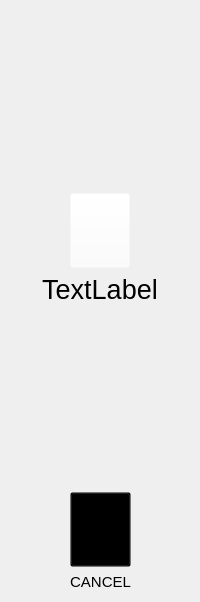
      <widget class="QWidget" name="page">
       <layout class="QVBoxLayout" name="verticalLayout_42">
        <item>
         <spacer name="verticalSpacer_18">
          <property name="orientation">
           <enum>Qt::Vertical</enum>
          </property>
          <property name="sizeHint" stdset="0">
           <size>
            <width>20</width>
            <height>182</height>
           </size>
          </property>
         </spacer>
        </item>
        <item>
         <layout class="QHBoxLayout" name="horizontalLayout_20">
          <item>
           <spacer name="horizontalSpacer_15">
            <property name="orientation">
             <enum>Qt::Horizontal</enum>
            </property>
            <property name="sizeHint" stdset="0">
             <size>
              <width>40</width>
              <height>20</height>
             </size>
            </property>
           </spacer>
          </item>
          <item>
           <widget class="QPushButton" name="pushButton_2">
            <property name="sizePolicy">
             <sizepolicy hsizetype="Expanding" vsizetype="Fixed">
              <horstretch>0</horstretch>
              <verstretch>0</verstretch>
             </sizepolicy>
            </property>
            <property name="minimumSize">
             <size>
              <width>0</width>
              <height>75</height>
             </size>
            </property>
            <property name="styleSheet">
             <string notr="true">background-color: rgba(255, 255, 255, 0);
border-color: rgba(255, 255, 255, 0);</string>
            </property>
            <property name="text">
             <string/>
            </property>
            <property name="icon">
             <iconset resource="resource.qrc">
              <normaloff>:/image_resources/image_resources/update_icon.png</normaloff>:/image_resources/image_resources/update_icon.png</iconset>
            </property>
            <property name="iconSize">
             <size>
              <width>48</width>
              <height>48</height>
             </size>
            </property>
           </widget>
          </item>
          <item>
           <spacer name="horizontalSpacer_14">
            <property name="orientation">
             <enum>Qt::Horizontal</enum>
            </property>
            <property name="sizeHint" stdset="0">
             <size>
              <width>40</width>
              <height>20</height>
             </size>
            </property>
           </spacer>
          </item>
         </layout>
        </item>
        <item>
         <widget class="QLabel" name="shutdownstatus">
          <property name="font">
           <font>
            <pointsize>20</pointsize>
           </font>
          </property>
          <property name="text">
           <string>TextLabel</string>
          </property>
          <property name="alignment">
           <set>Qt::AlignCenter</set>
          </property>
          <property name="wordWrap">
           <bool>true</bool>
          </property>
         </widget>
        </item>
        <item>
         <spacer name="verticalSpacer_19">
          <property name="orientation">
           <enum>Qt::Vertical</enum>
          </property>
          <property name="sizeHint" stdset="0">
           <size>
            <width>20</width>
            <height>181</height>
           </size>
          </property>
         </spacer>
        </item>
        <item>
         <layout class="QHBoxLayout" name="horizontalLayout_18">
          <item>
           <spacer name="horizontalSpacer_9">
            <property name="orientation">
             <enum>Qt::Horizontal</enum>
            </property>
            <property name="sizeHint" stdset="0">
             <size>
              <width>40</width>
              <height>20</height>
             </size>
            </property>
           </spacer>
          </item>
          <item>
           <layout class="QVBoxLayout" name="verticalLayout_41">
            <item>
             <widget class="QPushButton" name="stopshutdown">
              <property name="sizePolicy">
               <sizepolicy hsizetype="Expanding" vsizetype="Maximum">
                <horstretch>0</horstretch>
                <verstretch>0</verstretch>
               </sizepolicy>
              </property>
              <property name="minimumSize">
               <size>
                <width>0</width>
                <height>75</height>
               </size>
              </property>
              <property name="styleSheet">
               <string notr="true">background: transparent;</string>
              </property>
              <property name="text">
               <string/>
              </property>
              <property name="icon">
               <iconset resource="resource.qrc">
                <normaloff>:/image_resources/image_resources/cancel_icon.png</normaloff>:/image_resources/image_resources/cancel_icon.png</iconset>
              </property>
              <property name="iconSize">
               <size>
                <width>48</width>
                <height>48</height>
               </size>
              </property>
             </widget>
            </item>
            <item>
             <widget class="QLabel" name="label_14">
              <property name="sizePolicy">
               <sizepolicy hsizetype="Preferred" vsizetype="Maximum">
                <horstretch>0</horstretch>
                <verstretch>0</verstretch>
               </sizepolicy>
              </property>
              <property name="font">
               <font>
                <pointsize>11</pointsize>
               </font>
              </property>
              <property name="text">
               <string>CANCEL</string>
              </property>
              <property name="alignment">
               <set>Qt::AlignCenter</set>
              </property>
             </widget>
            </item>
           </layout>
          </item>
          <item>
           <spacer name="horizontalSpacer_11">
            <property name="orientation">
             <enum>Qt::Horizontal</enum>
            </property>
            <property name="sizeHint" stdset="0">
             <size>
              <width>40</width>
              <height>20</height>
             </size>
            </property>
           </spacer>
          </item>
         </layout>
        </item>
       </layout>
      </widget>
